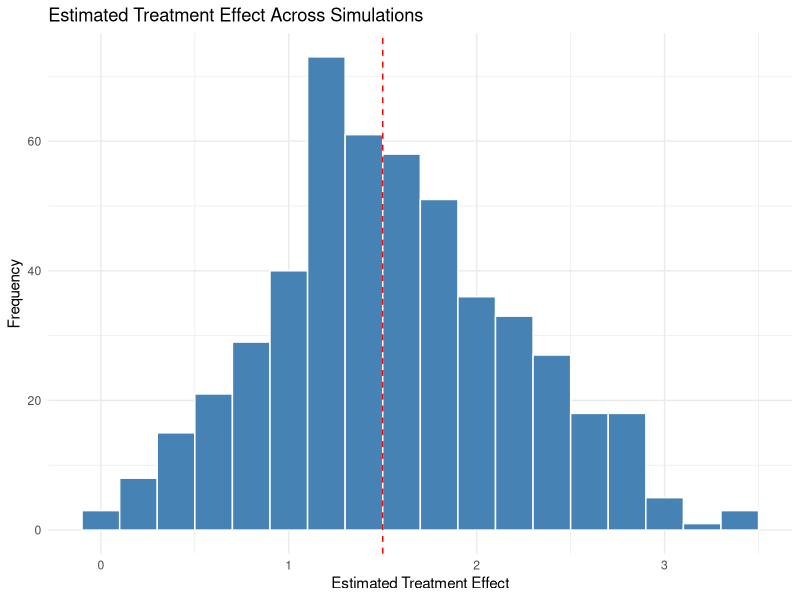
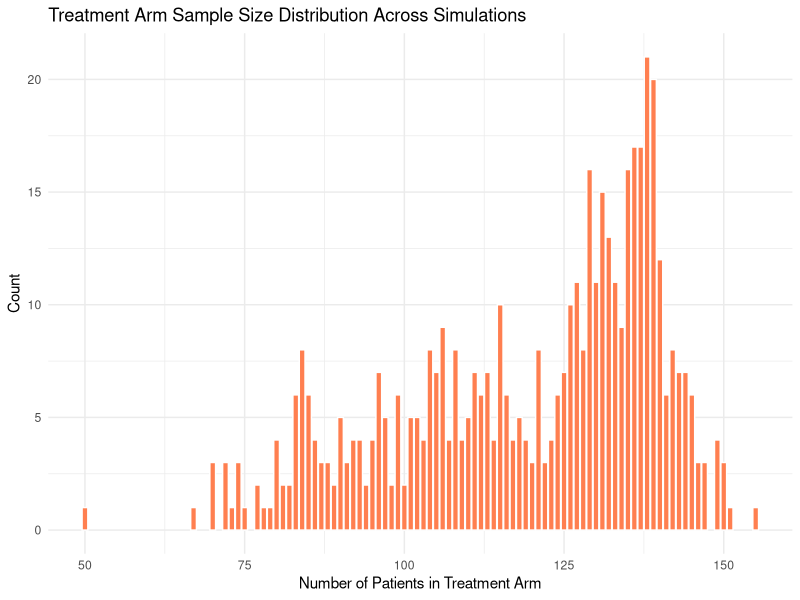
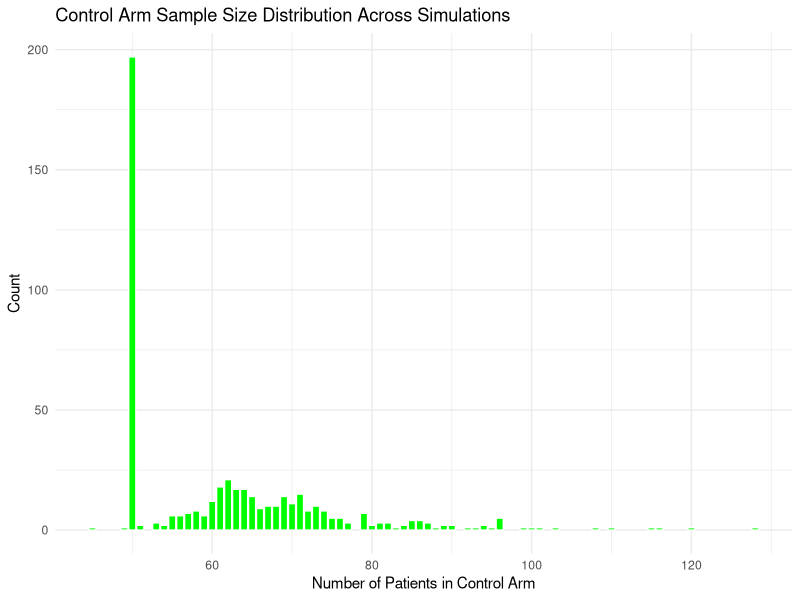

Generate these figures, in order, with R:
## ---- chunk 1
knitr::opts_chunk$set(echo = TRUE)
## ---- chunk 2
# ==========================================================
# FDA-style Adaptive Clinical Trial Simulation
# Adaptive Randomization + Sample Size Re-estimation
# ==========================================================

# Adaptive randomization slightly favors the arm showing better outcomes (here, treatment arm).

library(dplyr)
library(ggplot2)

set.seed(12345)

# --------------------------
# Step 1: Define trial parameters
# --------------------------
n_initial <- 50           # initial per arm
n_max <- 200              # max total sample size per arm
effect_true <- 1.5        # true treatment effect
sd <- 4.0                 # standard deviation
alpha <- 0.05             # significance level
interim_frac <- 0.5       # interim fraction
adapt_start <- 20         # start adaptive randomization after this many patients, allocation changes based on observed outcomes
n_sim <- 500              # number of simulations

# adapt_start = 20 specifies that adaptive randomization only begins after 20 patients in total have been enrolled (treatment + control).
# 
# Before 20 patients, randomization is fixed at 50% per arm (assign_prob = 0.5).
# 
# After 20 patients, the allocation probability can change based on observed outcomes:
#   
#   If treatment mean > control mean → probability of assigning new patients to treatment increases.
# 
# If treatment mean < control mean → probability of assigning new patients to treatment decreases.
# 
# Bounded between 0.3 and 0.7 to avoid extreme imbalance.

# --------------------------
# Step 2: Function to simulate one adaptive trial
# --------------------------
simulate_adaptive_trial <- function(n_initial, n_max, effect_true, sd, alpha, interim_frac, adapt_start) {
  
  control <- c()
  treatment <- c()
  
  # initial randomization probability
  assign_prob <- 0.5
  final_n_per_arm <- n_initial
  
  # simulate patient-by-patient
  for (i in 1:n_max) {
    # adaptive randomization
    arm <- sample(c("Treatment","Control"), 1, prob=c(assign_prob, 1-assign_prob))
    
    # generate outcome
    outcome <- if(arm=="Treatment") rnorm(1, mean=effect_true, sd=sd) else rnorm(1, mean=0, sd=sd)
    
    # store outcome
    if(arm=="Treatment") treatment <- c(treatment, outcome)
    if(arm=="Control") control <- c(control, outcome)
    
    # update randomization probability after adapt_start patients
    if(length(treatment)+length(control) >= adapt_start) {
      mean_treat <- mean(treatment)
      mean_ctrl <- mean(control)
      assign_prob <- 0.5 + 0.2 * sign(mean_treat - mean_ctrl)
      assign_prob <- min(max(assign_prob, 0.3), 0.7)
    }
    
    # interim analysis for sample size re-estimation
    total_n <- length(treatment) + length(control)
    if(total_n >= floor(n_max*interim_frac)) {
      t_test <- t.test(treatment, control)
      # if p-value > 0.1 and we can still increase sample size, double the final per-arm n
      if(t_test$p.value > 0.1 & final_n_per_arm < n_max) {
        final_n_per_arm <- min(n_max, final_n_per_arm*2)
      }
    }
#     p-value > 0.1 → stop for futility
# p-value ≤ 0.1 → continue trial / possibly increase sample size

    # stop if reached current adaptive max per-arm sample size
    if(length(treatment) >= final_n_per_arm & length(control) >= final_n_per_arm) break
  }
  
  # final t-test
  t_test <- t.test(treatment, control)
  
  return(c(
    n_treat = length(treatment),
    n_control = length(control),
    p_value = t_test$p.value,
    est_diff = mean(treatment) - mean(control),
    significant = as.numeric(t_test$p.value < alpha)
  ))
}

# --------------------------
# Step 3: Run multiple simulations
# --------------------------
results <- replicate(n_sim, simulate_adaptive_trial(n_initial, n_max, effect_true, sd, alpha, interim_frac, adapt_start))
results_df <- as.data.frame(t(results))
colnames(results_df) <- c("n_treat","n_control","p_value","est_diff","significant")
head(results_df,20)

# --------------------------
# Step 4: Summarize results
# --------------------------
summary_df <- results_df %>%
  summarise(
    mean_n_treat = mean(n_treat),
    mean_n_control = mean(n_control),
    power = mean(significant),
    mean_est_diff = mean(est_diff),
    sd_est_diff = sd(est_diff)
  )
print(summary_df)
# power
# Proportion of trials that were statistically significant (p < 0.05).

# mean_n_treat =
# Some trials triggered sample size re-estimation at interim (p-value > 0.1), which doubled the per-arm N.
# Some trials reached stopping criteria after treatment arm hit final_n_per_arm, leaving fewer patients in control.

# --------------------------
# Step 5: Visualizations
# --------------------------
# Estimated treatment effect distribution
ggplot(results_df, aes(x=est_diff)) +
  geom_histogram(binwidth=0.2, fill="steelblue", color="white") +
  geom_vline(xintercept=effect_true, color="red", linetype="dashed") +
  labs(title="Estimated Treatment Effect Across Simulations",
       x="Estimated Treatment Effect", y="Frequency") +
  theme_minimal()

# Treatment allocation distribution
ggplot(results_df, aes(x=n_treat)) +
  geom_bar(fill="coral", color="white") +
  labs(title="Treatment Arm Sample Size Distribution Across Simulations",
       x="Number of Patients in Treatment Arm", y="Count") +
  theme_minimal()

# Control allocation distribution
ggplot(results_df, aes(x=n_control)) +
  geom_bar(fill="green", color="white") +
  labs(title="Control Arm Sample Size Distribution Across Simulations",
       x="Number of Patients in Control Arm", y="Count") +
  theme_minimal()
